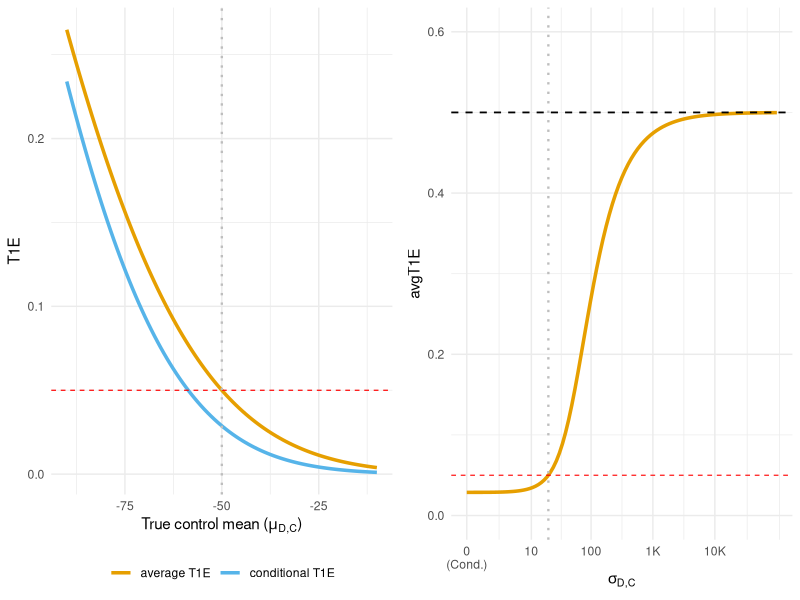
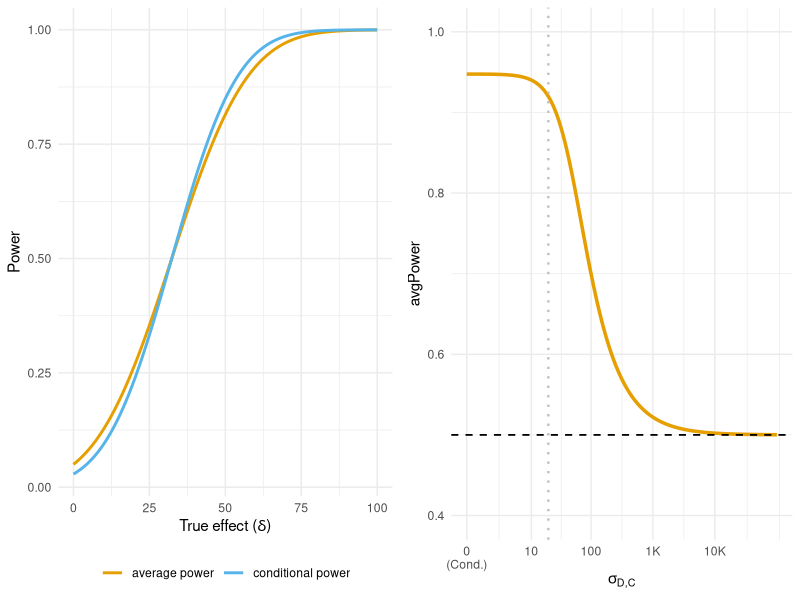
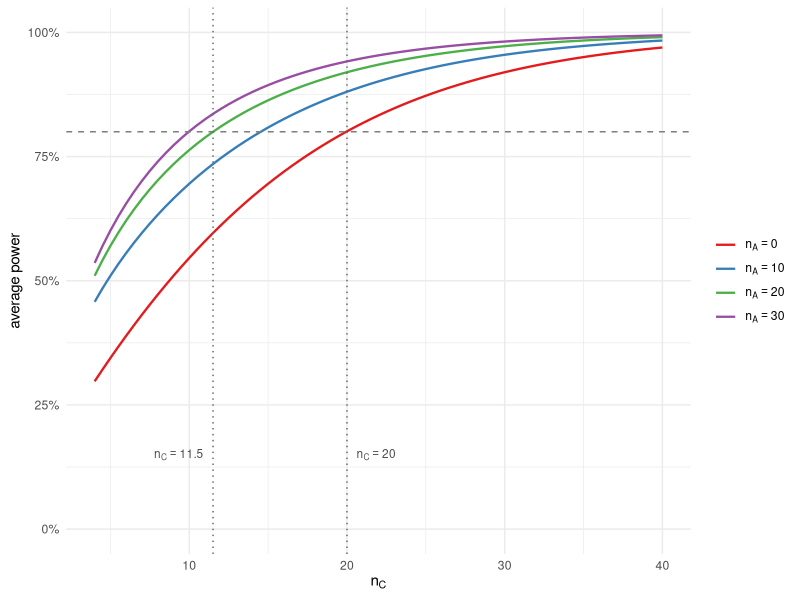
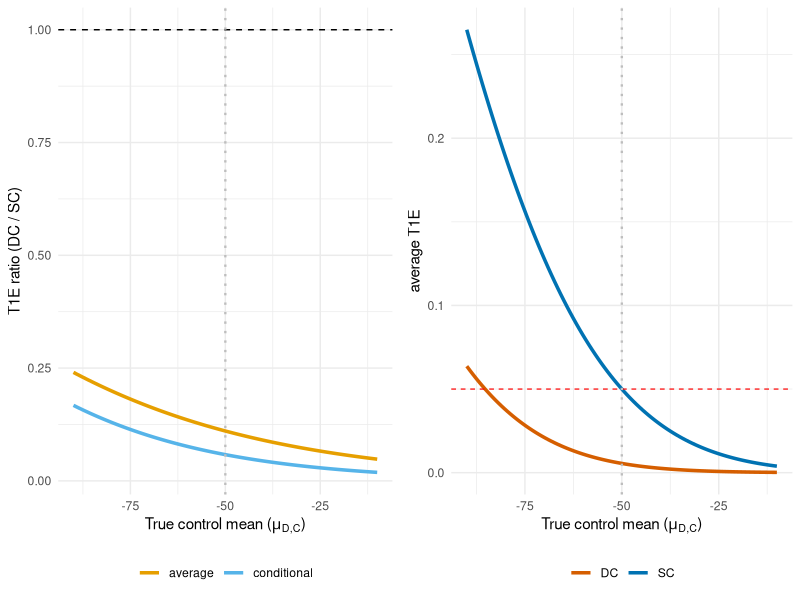
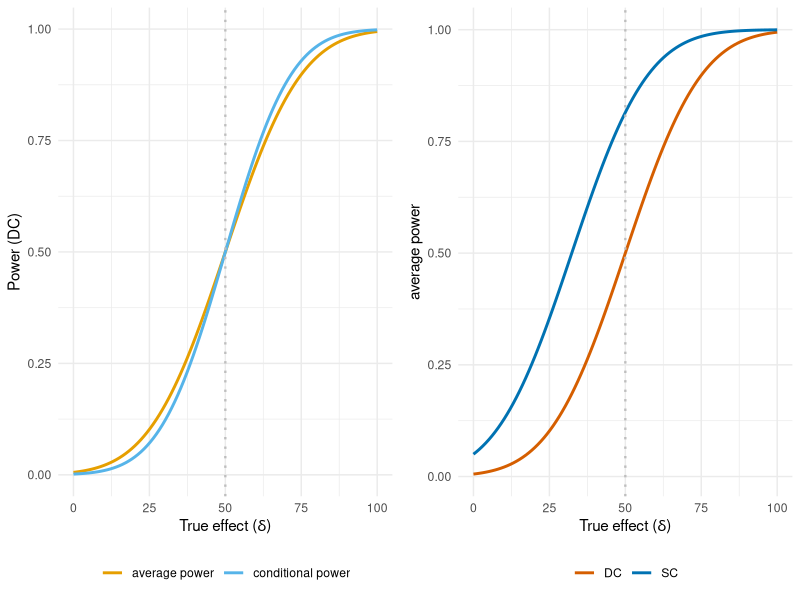
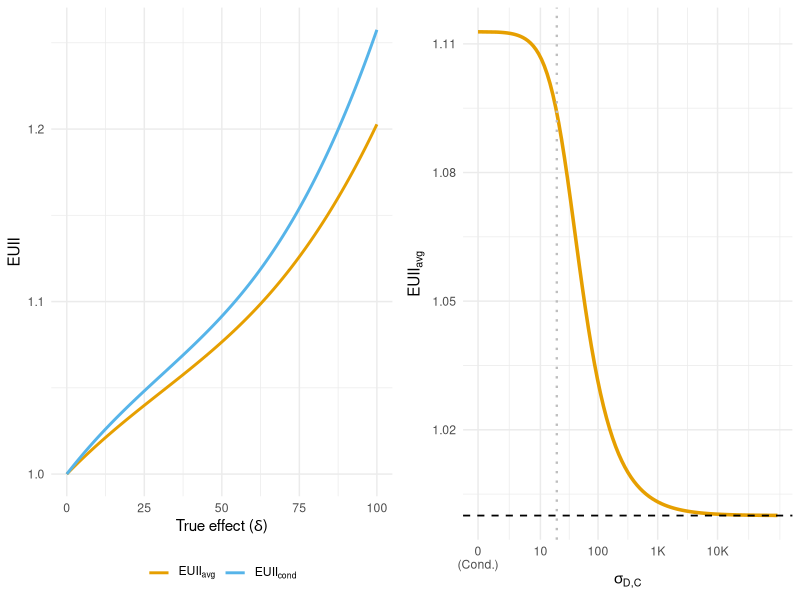
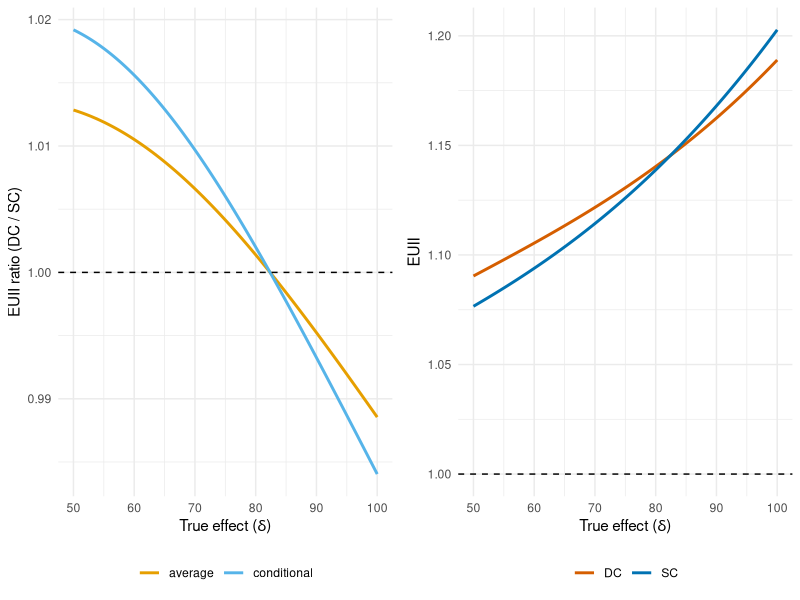
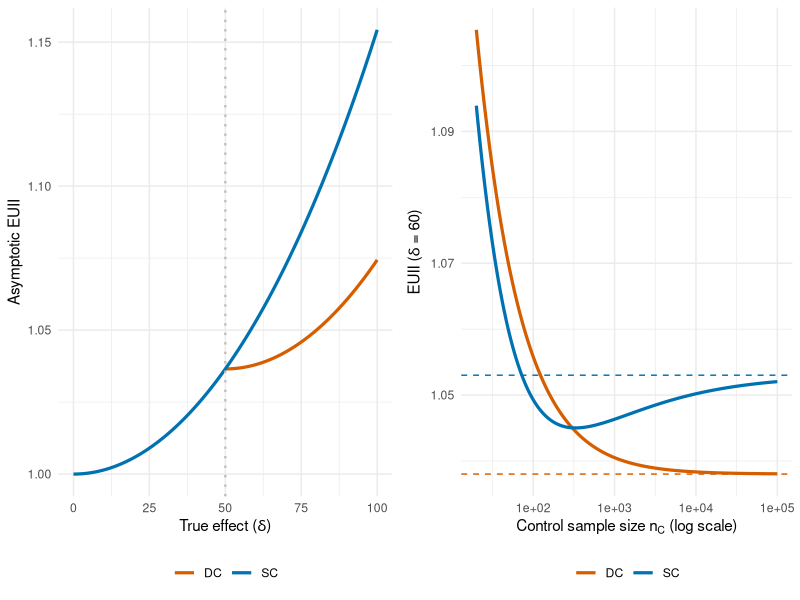

Recreate these plots in R, in order.
# =============================================================================
# Closed-Form Running Example 
# =============================================================================
# Reproduction of the 8 R chunks of manuscript.Rnw that use the 
# closed-form running example 
# =============================================================================

# Shared colour palette, reused across every figure in the manuscript so that
# SC/DC and Average/Conditional always match
col_sc   <- "#0072B2"
col_dc   <- "#D55E00"
col_avg  <- "#E69F00"
col_cond <- "#56B4E9"


# =============================================================================
# Chunk: plot_t1e
# =============================================================================
library(ggplot2)
library(dplyr)
library(tidyr)
library(gridExtra)
library(scales)

# --- Trial Parameters  ---
sigma <- 88; n_C <- 20; n_T <- 40; n_A <- 20; N_total <- n_C + n_T
v_C <- sigma^2 / n_C; v_T <- sigma^2 / n_T; sigma_A2 <- sigma^2 / n_A; mu_A <- -50
q <- 0; z_p <- qnorm(0.95)
W <- sigma_A2 / (sigma_A2 + v_C)
V_delta <- W * v_C + v_T
V_samp <- W^2 * v_C + v_T
k_SC <- q + z_p * sqrt(V_delta)   # SC (significance) threshold

# rejection probabilities for a generic threshold k
# (SC: k = k_SC; dual criterion: k = max(DV, k_SC))
condPower <- function(theta_C_star, delta, k)
  1 - pnorm((k - ((1 - W) * (mu_A - theta_C_star) + delta)) / sqrt(V_samp))

avgPower <- function(mu_D, sigma_D2, delta, k)
  1 - pnorm((k - ((1 - W) * (mu_A - mu_D) + delta)) / sqrt(V_samp + (1 - W)^2 * sigma_D2))

calc_EUII <- function(power, t1e, N) {
  eps <- 1e-10
  p <- pmax(pmin(power, 1 - eps), eps); t <- pmax(pmin(t1e, 1 - eps), eps)

  log_dor <- qlogis(p) - qlogis(t)
  return(exp(log_dor / N))
}

my_theme <- theme_minimal() + theme(legend.position = "bottom", legend.title = element_blank())
my_x_scale <- scale_x_continuous(trans = "log1p", breaks = c(0, 10, 100, 1000, 10000), labels = c("0\n(Cond.)", "10", "100", "1K", "10K"))

# --- T1E Data & Plots ---
df_t1e_loc <- data.frame(mu_D = seq(-90, -10, length.out = 100)) |>
  mutate(
    `conditional T1E` = condPower(mu_D, 0, k_SC),
    `average T1E` = avgPower(mu_D, sigma_A2, 0, k_SC)
  ) |>
  pivot_longer(cols = c(`conditional T1E`, `average T1E`), names_to = "Metric", values_to = "Value")

sigmas <- c(0, 10^seq(0, 5, length.out = 99))
df_t1e_scale <- data.frame(sigma_D = sigmas) |>
  mutate(Avg_T1E = avgPower(mu_A, sigma_D^2, 0, k_SC))

p1a <- ggplot(df_t1e_loc, aes(x = mu_D, y = Value, color = Metric)) +
  geom_line(size = 1.2) +
  geom_hline(yintercept = 0.05, linetype = "dashed", color = "red", linewidth = 0.4) +
  geom_vline(xintercept = mu_A, linetype = "dotted", color = "gray", linewidth = 0.8) +
  scale_color_manual(values = c("average T1E" = col_avg, "conditional T1E" = col_cond)) +
  labs(x = expression("True control mean (" * mu["D,C"] * ")"),
       y = "T1E") +
  my_theme

p1b <- ggplot(df_t1e_scale, aes(x = sigma_D, y = Avg_T1E)) +
  geom_line(color = "#E69F00", size = 1.2) +
  geom_hline(yintercept = 0.5, linetype = "dashed", color = "black", linewidth = 0.6) +
  geom_hline(yintercept = 0.05, linetype = "dashed", color = "red", linewidth = 0.4) +
  geom_vline(xintercept = sqrt(sigma_A2), linetype = "dotted", color = "gray", linewidth = 0.8) +
  my_x_scale +
  coord_cartesian(ylim = c(0, 0.6)) +
  labs(x = expression(sigma["D,C"]),
       y = "avgT1E") +
  my_theme

grid.arrange(p1a, p1b, ncol = 2)


# =============================================================================
# Chunk: plot_power
# =============================================================================
# --- Power Data & Plots ---
df_pow_loc <- data.frame(delta = seq(0, 100, length.out = 100)) |>
  mutate(
    `conditional power` = condPower(mu_A, delta, k_SC),
    `average power` = avgPower(mu_A, sigma_A2, delta, k_SC)
  ) |>
  pivot_longer(cols = c(`conditional power`, `average power`), names_to = "Metric", values_to = "Value")

df_pow_scale <- data.frame(sigma_D = sigmas) |>
  mutate(Avg_Power = avgPower(mu_A, sigma_D^2, 60, k_SC))

p2a <- ggplot(df_pow_loc, aes(x = delta, y = Value, color = Metric)) +
  geom_line(size = 1) +
  scale_color_manual(values = c("average power" = col_avg, "conditional power" = col_cond)) +
  labs(x = expression("True effect (" * delta * ")"),
       y = "Power") +
  my_theme

p2b <- ggplot(df_pow_scale, aes(x = sigma_D, y = Avg_Power)) +
  geom_line(color = "#E69F00", size = 1.2) +
  geom_hline(yintercept = 0.5, linetype = "dashed", color="black", linewidth = 0.6) +
  geom_vline(xintercept = sqrt(sigma_A2), linetype = "dotted", color = "gray", linewidth = 0.8) +
  my_x_scale +
  coord_cartesian(ylim = c(0.4, 1.0)) +
  labs(x = expression(sigma["D,C"]),
       y = "avgPower") +
  my_theme

grid.arrange(p2a, p2b, ncol = 2)


# =============================================================================
# Chunk: plot_avgpower_nc
# =============================================================================
avgPower_ess <- function(delta, n_C, n_A, r_T, sigma, z_p, q = 0) {
  n_T <- r_T * n_C
  1 - pnorm(z_p - (delta - q) / (sigma * sqrt(1 / (n_C + n_A) + 1 / n_T)))
}

n_C_seq <- seq(4, 40, by = 0.5)
n_A_vals <- c(0, 10, 20, 30)
df_ss <- do.call(rbind, lapply(n_A_vals, function(na) {
  data.frame(
    n_C   = n_C_seq,
    power = avgPower_ess(delta = 60, n_C = n_C_seq, n_A = na,
                         r_T = 2, sigma = 88, z_p = qnorm(0.95)),
    n_A   = factor(paste0("n_A = ", na))
  )
}))

#
K_req   <- 88^2 * (qnorm(0.95) + qnorm(0.80))^2 / 60^2 # 13.30
b_req   <- K_req * (2 + 1) - 2 * 20
n_C_req <- (b_req + sqrt(b_req^2 + 4 * 2 * K_req * 20)) / (2 * 2)  # 11.5

legend_labels <- expression(n[A] == 0, n[A] == 10, n[A] == 20, n[A] == 30)

ggplot(df_ss, aes(x = n_C, y = power, colour = n_A)) +
  geom_line(linewidth = 0.8) +
  geom_hline(yintercept = 0.8, linetype = "dashed", colour = "grey50") +
  geom_vline(xintercept = n_C_req, linetype = "dotted", colour = "grey40") +
  geom_vline(xintercept = 20,      linetype = "dotted", colour = "grey40") +
  annotate("text", x = n_C_req - 0.6, y = 0.15, label = paste0("n[C] == ", round(n_C_req, 1)),
           hjust = 1, size = 3, colour = "grey30", parse = TRUE) +
  annotate("text", x = 20 + 0.6, y = 0.15, label = "n[C] == 20",
           hjust = 0, size = 3, colour = "grey30", parse = TRUE) +
  scale_y_continuous(labels = scales::percent_format(accuracy = 1), limits = c(0, 1)) +
  scale_colour_brewer(palette = "Set1", labels = legend_labels) +
  labs(x = expression(n[C]), y = "average power",
       colour = NULL, linetype = NULL) +
  my_theme +
  theme(legend.position = "right")
 

# =============================================================================
# Chunk: plot_t1e_ratio
# =============================================================================
# Dual-criterion threshold for the running example (k_SC defined in setup)
DV   <- 50
k_DC <- max(DV, k_SC)

df_rt1e_loc <- data.frame(mu_D = seq(-90, -10, length.out = 100)) |>
  mutate(
    `conditional` = condPower(mu_D, 0, k_DC) / condPower(mu_D, 0, k_SC),
    `average`     = avgPower(mu_D, sigma_A2, 0, k_DC) / avgPower(mu_D,  sigma_A2, 0, k_SC)
  ) |>
  pivot_longer(cols = c(`conditional`, `average`), names_to = "Metric", values_to = "Ratio")

df_t1e_abs <- data.frame(mu_D = seq(-90, -10, length.out = 100)) |>
  mutate(
     DC         = avgPower(mu_D, sigma_A2, 0, k_DC),
    SC = avgPower(mu_D, sigma_A2, 0, k_SC)
  ) |>
  pivot_longer(cols = c(DC, SC), names_to = "Criterion", values_to = "avgT1E")

pr1a <- ggplot(df_rt1e_loc, aes(mu_D, Ratio, color = Metric)) +
  geom_line(size = 1.2) +
  geom_hline(yintercept = 1, linetype = "dashed", color = "black", linewidth = 0.5) +
  geom_vline(xintercept = mu_A, linetype = "dotted", color = "gray", linewidth = 0.8) +
  scale_color_manual(values = c("average" = col_avg, "conditional" = col_cond)) +
  labs(x = expression("True control mean (" * mu["D,C"] * ")"),
       y = "T1E ratio (DC / SC)") + my_theme

pr1b <- ggplot(df_t1e_abs, aes(mu_D, avgT1E, color = Criterion)) +
  geom_line(size = 1.2) +
  geom_hline(yintercept = 0.05, linetype = "dashed", color = "red", linewidth = 0.4) +
  geom_vline(xintercept = mu_A, linetype = "dotted", color = "gray", linewidth = 0.8) +
  scale_color_manual(values = c("DC" = col_dc, "SC" = col_sc)) +
  labs(x = expression("True control mean (" * mu["D,C"] * ")"),
       y = "average T1E") + my_theme

grid.arrange(pr1a, pr1b, ncol = 2)


# =============================================================================
# Chunk: plot_power_ratio
# =============================================================================
df_pow_dc <- data.frame(delta = seq(0, 100, length.out = 100)) |>
  mutate(
    `conditional power` = condPower(mu_A, delta, k_DC),
    `average power`     = avgPower(mu_A, sigma_A2, delta, k_DC)
  ) |>
  pivot_longer(cols = c(`conditional power`, `average power`),
               names_to = "Metric", values_to = "Value")

df_pow_abs <- data.frame(delta = seq(0, 100, length.out = 100)) |>
  mutate(
    DC         = avgPower(mu_A, sigma_A2, delta, k_DC),
    SC = avgPower(mu_A, sigma_A2, delta, k_SC)
  ) |>
  pivot_longer(cols = c(DC, SC), names_to = "Criterion", values_to = "avgPower")

pr2a <- ggplot(df_pow_dc, aes(delta, Value, color = Metric)) +
  geom_line(size = 1) +
  geom_vline(xintercept = DV, linetype = "dotted", color = "gray", linewidth = 0.8) +
  scale_color_manual(values = c("average power" = col_avg, "conditional power" = col_cond)) +
  labs(x = expression("True effect (" * delta * ")"), y = "Power (DC)") + my_theme

pr2b <- ggplot(df_pow_abs, aes(delta, avgPower, color = Criterion)) +
  geom_line(size = 1) +
  geom_vline(xintercept = DV, linetype = "dotted", color = "gray", linewidth = 0.8) +
  scale_color_manual(values = c("DC" = col_dc, "SC" = col_sc)) +
  labs(x = expression("True effect (" * delta * ")"), y = "average power") + my_theme

grid.arrange(pr2a, pr2b, ncol = 2)


# =============================================================================
# Chunk: plot_euii
# =============================================================================
# --- EUII Data & Plots ---
df_euii_loc <- data.frame(delta = seq(0, 100, length.out = 100)) |>
  mutate(
    Cond_EUII = calc_EUII(condPower(mu_A, delta, k_SC), condPower(mu_A, 0, k_SC), N_total),
    Avg_EUII  = calc_EUII(avgPower(mu_A, sigma_A2, delta, k_SC), avgPower(mu_A, sigma_A2, 0, k_SC), N_total)
  ) |> pivot_longer(cols = c(Cond_EUII, Avg_EUII), names_to = "Metric", values_to = "Value")

df_euii_scale <- data.frame(sigma_D = sigmas) |>
  mutate(Avg_EUII = calc_EUII(avgPower(mu_A, sigma_D^2, 60, k_SC), avgPower(mu_A, sigma_D^2, 0, k_SC), N_total))

p3a <- ggplot(df_euii_loc, aes(x = delta, y = Value, color = Metric)) +
  geom_line(size = 1) +
  scale_color_manual(values = c("Avg_EUII" = col_avg, "Cond_EUII" = col_cond),
                     labels = c("Avg_EUII"  = expression(EUII[avg]),
                                "Cond_EUII" = expression(EUII[cond]))) +
  labs(x = expression("True effect (" * delta * ")"), y = "EUII") + my_theme

p3b <- ggplot(df_euii_scale, aes(x = sigma_D, y = Avg_EUII)) +
  geom_line(color = col_avg, size = 1.2) +
  geom_hline(yintercept = 1.0, linetype = "dashed", color="black", linewidth = 0.6) +
  geom_vline(xintercept = sqrt(sigma_A2), linetype = "dotted", color = "gray", linewidth = 0.8) +
  my_x_scale +
  labs(x = expression(sigma["D,C"]), y = expression(EUII[avg])) + my_theme

grid.arrange(p3a, p3b, ncol = 2)


# =============================================================================
# Chunk: plot_euii_ratio
# =============================================================================
df_reuii_loc <- data.frame(delta = seq(50, 100, length.out = 100)) |>
  mutate(
    `conditional` = calc_EUII(condPower(mu_A, delta, k_DC), condPower(mu_A, 0, k_DC), N_total) /
                  calc_EUII(condPower(mu_A, delta, k_SC), condPower(mu_A, 0, k_SC), N_total),
    `average`     = calc_EUII(avgPower(mu_A, sigma_A2, delta, k_DC), avgPower(mu_A, sigma_A2, 0, k_DC), N_total) /
                  calc_EUII(avgPower(mu_A, sigma_A2, delta, k_SC), avgPower(mu_A, sigma_A2, 0, k_SC), N_total)
  ) |>
  pivot_longer(cols = c(`conditional`, `average`), names_to = "Metric", values_to = "Ratio")

df_euii_abs <- data.frame(delta = seq(50, 100, length.out = 100)) |>
  mutate(
    DC         = calc_EUII(avgPower(mu_A, sigma_A2, delta, k_DC), avgPower(mu_A, sigma_A2, 0, k_DC), N_total),
    SC = calc_EUII(avgPower(mu_A, sigma_A2, delta, k_SC), avgPower(mu_A, sigma_A2, 0, k_SC), N_total)
  ) |>
  pivot_longer(cols = c(DC, SC), names_to = "Criterion", values_to = "avgEUII")

pr3a <- ggplot(df_reuii_loc, aes(delta, Ratio, color = Metric)) +
  geom_line(size = 1) +
  geom_hline(yintercept = 1, linetype = "dashed", color = "black", linewidth = 0.5) +
  scale_color_manual(values = c("average" = col_avg, "conditional" = col_cond)) +
  labs(x = expression("True effect (" * delta * ")"), y = "EUII ratio (DC / SC)") + my_theme

pr3b <- ggplot(df_euii_abs, aes(delta, avgEUII, color = Criterion)) +
  geom_line(size = 1) +
  geom_hline(yintercept = 1, linetype = "dashed", color = "black", linewidth = 0.5) +
  scale_color_manual(values = c("DC" = col_dc, "SC" = col_sc)) +
  labs(x = expression("True effect (" * delta * ")"), y = "EUII") + my_theme

grid.arrange(pr3a, pr3b, ncol = 2)


# =============================================================================
# Chunk: plot_euii_asymptotic
# =============================================================================
library(gridExtra)
sigma <- 88; rT_a <- 2; DV_a <- 50; n_A_a <- 20; z_p_a <- qnorm(0.95)
cols_euii <- c("DC" = col_dc, "SC" = col_sc)

## asymptotic value with limiting threshold kappa (q for SC, DV for DC)
euii_asymptotic <- function(delta, kappa)
  exp(rT_a * ((delta - kappa)^2 + kappa^2) / (2 * sigma^2 * (1 + rT_a)^2))

## --- Left panel: asymptotic values as a function of delta ---
dd <- seq(0, 100, length.out = 200)
df_asym <- rbind(
  data.frame(delta = dd,             Criterion = "SC", EUII = euii_asymptotic(dd, 0)),
  data.frame(delta = dd[dd >= DV_a], Criterion = "DC", EUII = euii_asymptotic(dd[dd >= DV_a], DV_a))
)
p_left <- ggplot(df_asym, aes(delta, EUII, color = Criterion)) +
  geom_line(linewidth = 1.1) +
  geom_vline(xintercept = DV_a, linetype = "dotted", color = "gray", linewidth = 0.8) +
  scale_color_manual(values = cols_euii) +
  labs(x = expression("True effect (" * delta * ")"),
       y = "Asymptotic EUII" ) + my_theme

## --- Right panel: finite-n EUII vs n_C at delta = 60, with asymptotes ---
Lstable <- function(x) pnorm(x, log.p = TRUE) - pnorm(x, lower.tail = FALSE, log.p = TRUE)  # logit Phi in log space

euii_finite <- function(n_C, criterion, delta = 60) {
  s <- sigma * sqrt(1 / (n_C + n_A_a) + 1 / (rT_a * n_C))   # see Formula (12). avgPower for aligned priors

  k  <- z_p_a * s                                          # SC threshold (q = 0)
  if (criterion == "DC") k <- max(k, DV_a)                 # DC threshold = max(k_SC, DV)
  exp((Lstable((delta - k) / s) - Lstable(-k / s)) / (n_C * (1 + rT_a)))
}

nc <- exp(seq(log(20), log(1e5), length.out = 200))

df_nc <- rbind(
  data.frame(n_C = nc, Criterion = "SC", EUII = sapply(nc, euii_finite, criterion = "SC")),
  data.frame(n_C = nc, Criterion = "DC", EUII = sapply(nc, euii_finite, criterion = "DC"))
)

asy <- data.frame(Criterion = c("SC", "DC"),
                  asy_value = c(euii_asymptotic(60, 0), euii_asymptotic(60, DV_a)))

p_right <- ggplot(df_nc, aes(n_C, EUII, color = Criterion)) +
  geom_hline(data = asy, aes(yintercept = asy_value, color = Criterion),
             linetype = "dashed", linewidth = 0.5, inherit.aes = FALSE) +
  geom_line(linewidth = 1.1) +
  scale_x_log10() +
  scale_color_manual(values = cols_euii) +
  labs(x = expression("Control sample size " * n[C] * " (log scale)"),
       y = expression(EUII * " (" * delta * " = 60)")) + my_theme

grid.arrange(p_left, p_right, ncol = 2)

## I tried to get this asymptotic results using RBest, but the EUII converges to 1 even in the 1 Normal case prior
## (Analysis prior == Design prior ). Maybe it is numerical stabiity ?
